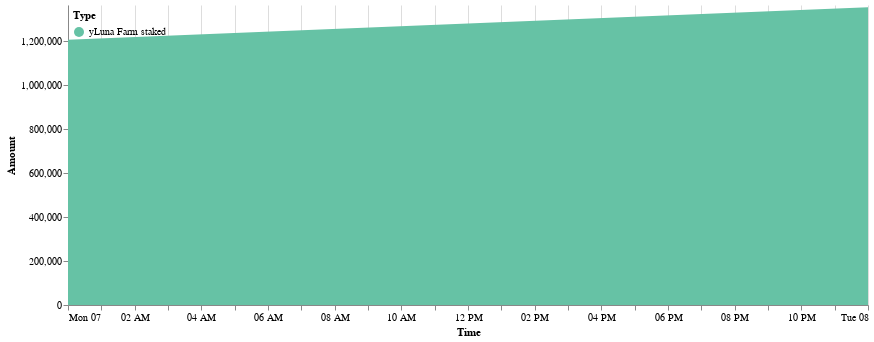

Notebook source saved alongside this figure:
### Code cell
cp.get_line_chart(dp.daily_delta_stk_farm, 
               alt.Scale(scheme='set2'),
               min_date = dp.daily_delta_stk_farm.Time.min(),
               max_date = dp.daily_delta_stk_farm.Time.max(),
               top_padding = 10000
        ).properties(width=800).configure_view(strokeOpacity=0)

### Figure 1 — Vega-Lite specification as saved in the notebook (floating-point values rounded to 4 significant figures)
{"config": {"view": {"continuousWidth": 400, "continuousHeight": 300, "strokeOpacity": 0}}, "data": {"name": "data-79b83a31806fada82e5ccc9ebb5c7909"}, "mark": "area", "encoding": {"color": {"field": "Type", "legend": {"direction": "vertical", "legendY": 0, "orient": "none", "padding": 5}, "scale": {"scheme": "set2"}, "type": "nominal"}, "tooltip": [{"field": "Time", "format": "%Y-%m-%d", "type": "temporal"}, {"field": "Type", "type": "nominal"}, {"field": "Amount (millions)", "type": "nominal"}], "x": {"field": "Time", "scale": {"domain": ["2022-03-07", "2022-03-08"]}, "type": "temporal"}, "y": {"field": "Amount", "scale": {"domain": [0, 1366000.0]}, "type": "quantitative"}}, "width": 800, "$schema": "https://vega.github.io/schema/vega-lite/v4.17.0.json", "datasets": {"data-79b83a31806fada82e5ccc9ebb5c7909": [{"Time": "2022-03-07", "Amount signed": 1207000.0, "Amount": 1207000.0, "Type": "yLuna Farm staked", "Amount (millions)": "1.21M"}, {"Time": "2022-03-08", "Amount signed": 148500.0, "Amount": 1356000.0, "Type": "yLuna Farm staked", "Amount (millions)": "1.36M"}]}}
